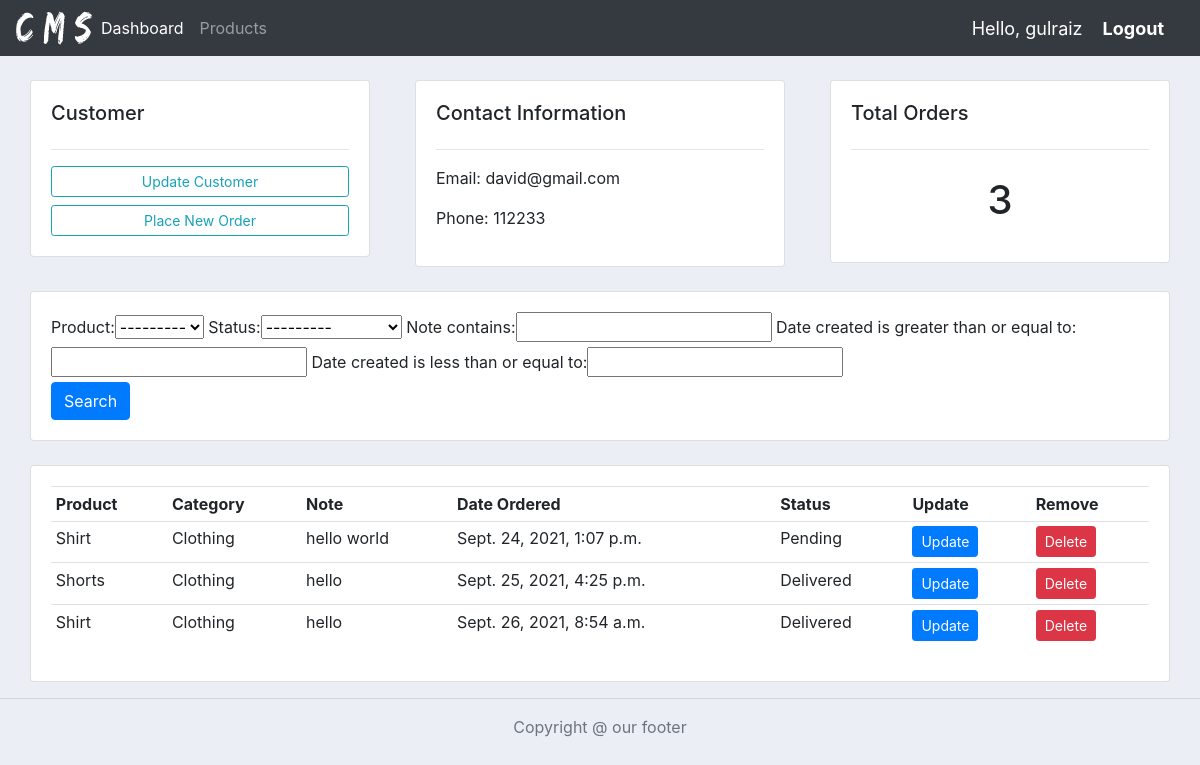
The app's page /customer/1/ (signed in) with its own data.
### accounts/models.py (models this page shows, shortened)
class Customer(models.Model):
    user = models.OneToOneField(User, blank=True, on_delete=models.CASCADE, null=True)
    name = models.CharField(max_length=200, null=True)
    phone = models.CharField(max_length=200, blank=True, null=True)
    email = models.CharField(max_length=200, blank=True, null=True)
    profile_pic = models.ImageField(default="placeholder2.png", blank=True, null=True)
    date_created = models.DateTimeField(auto_now_add=True, null=True)

class Order(models.Model):
    STATUS = (
        ("Pending","Pending"),
        ("Out for Delivery","Out for Delivery"),
        ("Delivered","Delivered"),
    )
    customer = models.ForeignKey(Customer, null=True, on_delete=models.SET_NULL)
    product = models.ForeignKey(Product, null=True, on_delete=models.SET_NULL)
    date_created = models.DateTimeField(auto_now_add=True, null=True)
    status = models.CharField(max_length=200, null=True, choices=STATUS)
    note = models.CharField(max_length=1000, null=True)

class Product(models.Model):
    CATEGORY = (
        ("Sports","Sports"),
        ("Clothing","Clothing"),
    )
    name = models.CharField(max_length=200, null=True)
    price = models.FloatField(null=True)
    category = models.CharField(max_length=200, null=True, choices=CATEGORY)
    description = models.CharField(max_length=200, null=True, blank=True)
    date_created = models.DateTimeField(auto_now_add=True, null=True)
    tag = models.ManyToManyField(Tag)
    def __str__(self):
        return self.name

### accounts/decorators.py (the view)
        def wrapper_func(request, *args, **kwargs):
            group = None
            if request.user.groups.exists():
                group = request.user.groups.all()[0].name
            if group in allowed_roles:
                return view_func(request, *args, **kwargs)
            else:
                return HttpResponse("You are not authorized to view this page.")

### accounts/views.py (called while the page is built)
@login_required(login_url='login')
@allowed_users(allowed_roles=["admin"])
def customer(request, primary_key):
    customer = Customer.objects.get(id=primary_key)
    orders = customer.order_set.all()
    order_count = orders.count()
    filter = OrderFilter(request.GET, queryset=orders)
    orders = filter.qs
    context = {
        "customer":customer,
        "orders":orders,
        "order_count":order_count,
        "filter":filter,
    }
    return render(request, "accounts/customer.html", context)

### accounts/templates/accounts/customer.html
{% extends "accounts/main.html" %}
{% block content %}
<br>
<div class="row">
    <div class="col">
        <div class="col-md">
            <div class="card card-body">
                <h5>Customer</h5>
                <hr>
                <a class="btn btn-outline-info btn-sm btn-block" href="">Update Customer</a>
                <a class="btn btn-outline-info btn-sm btn-block" href="{% url 'create_order' customer.id %}">Place New Order</a>
            </div>
        </div>
    </div>
    <div class="col-md">
        <div class="card card-body">
            <h5>Contact Information</h5>
            <hr>
            <p>Email: {{customer.email}}</p>
            <p>Phone: {{customer.phone}}</p>
        </div>
    </div>
    <div class="col">
        <div class="col-md">
            <div class="card card-body">
                <h5>Total Orders</h5>
                <hr>
                <h1 style="text-align: center; padding: 10px;">{{order_count}}</h1>
            </div>
        </div>
    </div>
</div>
<br>
<div class="row">
    <div class="col">
        <div class="col">
            <div class="card card-body">
                <form method="GET">
                    {{filter.form}}
                    <br>
                    <button class="btn btn-primary" type="submit">Search</button>
                </form>
            </div>
        </div>
    </div>
</div>
<br>
<div class="row">
    <div class="col">
        <div class="col-md">
            <div class="card card-body">
                <table class="table table-sm">
                    <tr>
                        <th>Product</th>
                        <th>Category</th>
                        <th>Note</th>
                        <th>Date Ordered</th>
                        <th>Status</th>
                        <th>Update</th>
                        <th>Remove</th>
                    </tr>
                    {% for order in orders %}
                        <tr>
                            <td>{{order.product}}</td>
                            <td>{{order.product.category}}</td>
                            <td>{{order.note}}</td>
                            <td>{{order.date_created}}</td>
                            <td>{{order.status}}</td>
                            <td><a class="btn btn-primary btn-sm" href="{% url 'update_order' order.id %}">Update</a></td>
                            <td><a class="btn btn-danger btn-sm" href="{% url 'delete_order' order.id %}">Delete</a></td>
                        </tr>
                    {% endfor %}
                </table>
            </div>
        </div>
    </div>
</div>
{% endblock %}

### accounts/templates/accounts/navbar.html (shortened to what this page needs)
{% load static %}
<nav class="navbar navbar-expand-lg navbar-dark bg-dark">
  <img src="{% static './images/CMS.png' %}">
  <div class="collapse navbar-collapse" id="navbarNav">
    <ul class="navbar-nav">
      {% if request.user.is_staff %}
      <li class="nav-item active">
        <a class="nav-link" href="{% url 'home' %}">Dashboard</a>
      </li>
      <li class="nav-item">
        <a class="nav-link" href="{% url 'products' %}">Products</a>
      </li>
      {% else %}
      <li class="nav-item">
        <a class="settings nav-link" href="{% url 'account' %}">Settings</a>
      </li>
      {% endif %}
    </ul>
  </div>
  <span class="hello-msg">Hello, {{request.user}}</span>
  <span class="hello-msg"><a class="logout" href="{% url 'logout' %}">Logout</a></span>
</nav>

### static/css/main.css (style rules this page uses)
body { background-color: #ebeff5; }

### accounts/templates/accounts/navbar.html (style rules this page uses)
.hello-msg { font-size: 18px; margin-right: 20px; color: white; }
.logout { font-weight: bold; color: white; }

### records on screen
Customer: email "david@gmail.com", phone "112233"
Order: product "Shirt", product.category "Clothing", note "hello world", date_created "Sept. 24, 2021, 1:07 p.m.", status "Pending"
Order: product "Shorts", product.category "Clothing", note "hello", date_created "Sept. 25, 2021, 4:25 p.m.", status "Delivered"
Order: product "Shirt", product.category "Clothing", note "hello", date_created "Sept. 26, 2021, 8:54 a.m.", status "Delivered"

### other values on screen
{{ request.user }} "gulraiz"
{{ order_count }} "3"
